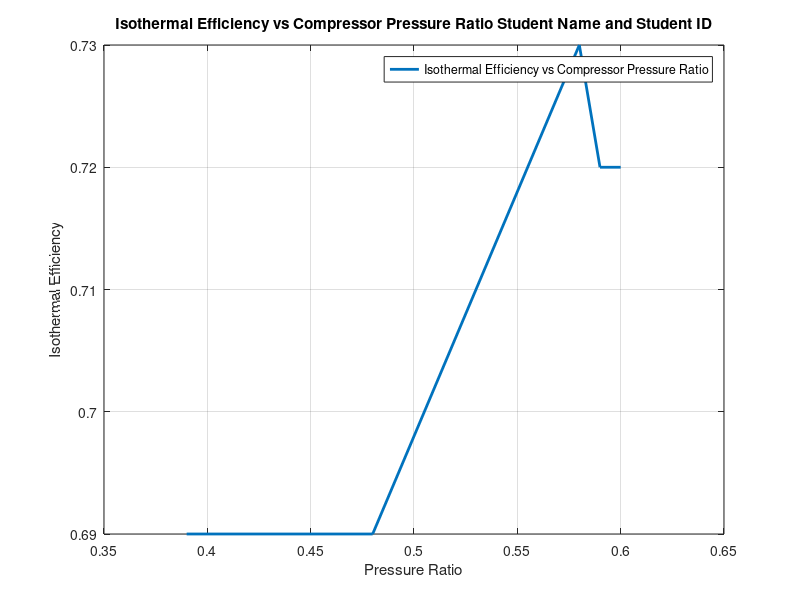

This figure's MATLAB source:
% Thermodynmaics Lab 
% Student Name
% Student ID
% Lab 03: To Analyse the variation in Isothermal efficiency with compressor pressure ratio

% Graphs
% Draw a Graph between the Isothermal Efficency and Pressure Ratio 
% Given Data
Pressure_Ratio = [0.39, 0.48, 0.58, 0.59, 0.60];
Isothermal_Efficiency = [0.69, 0.69, 0.73, 0.72, 0.72];

% Plotting 
plot(Pressure_Ratio, Isothermal_Efficiency, 'Linewidth', 2);

% Cutomization
xlabel ('Pressure Ratio');
ylabel ('Isothermal Efficiency');
title ('Isothermal Efficiency vs Compressor Pressure Ratio Student Name and Student ID')
legend ('Isothermal Efficiency vs Compressor Pressure Ratio');
grid on;
